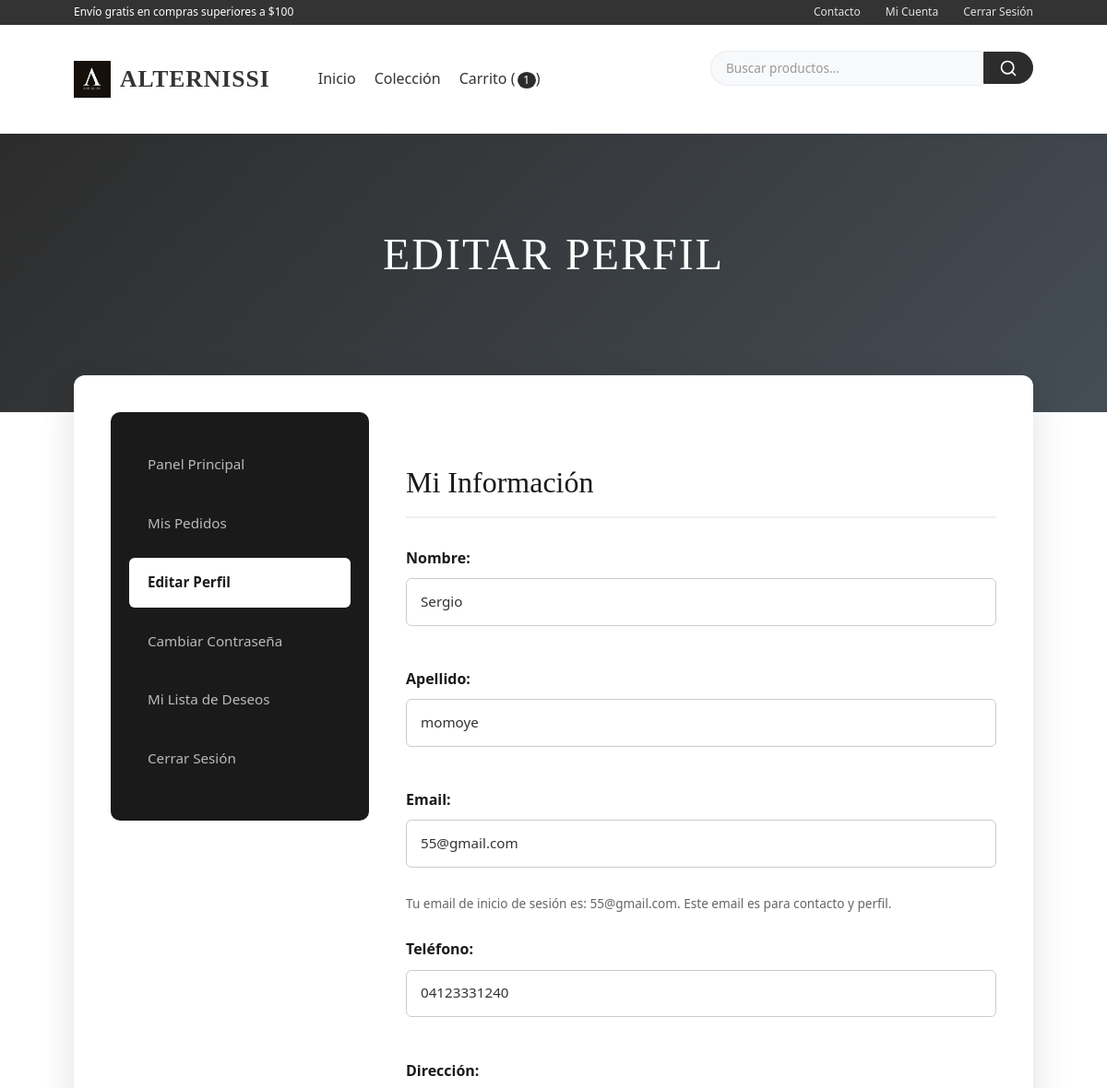
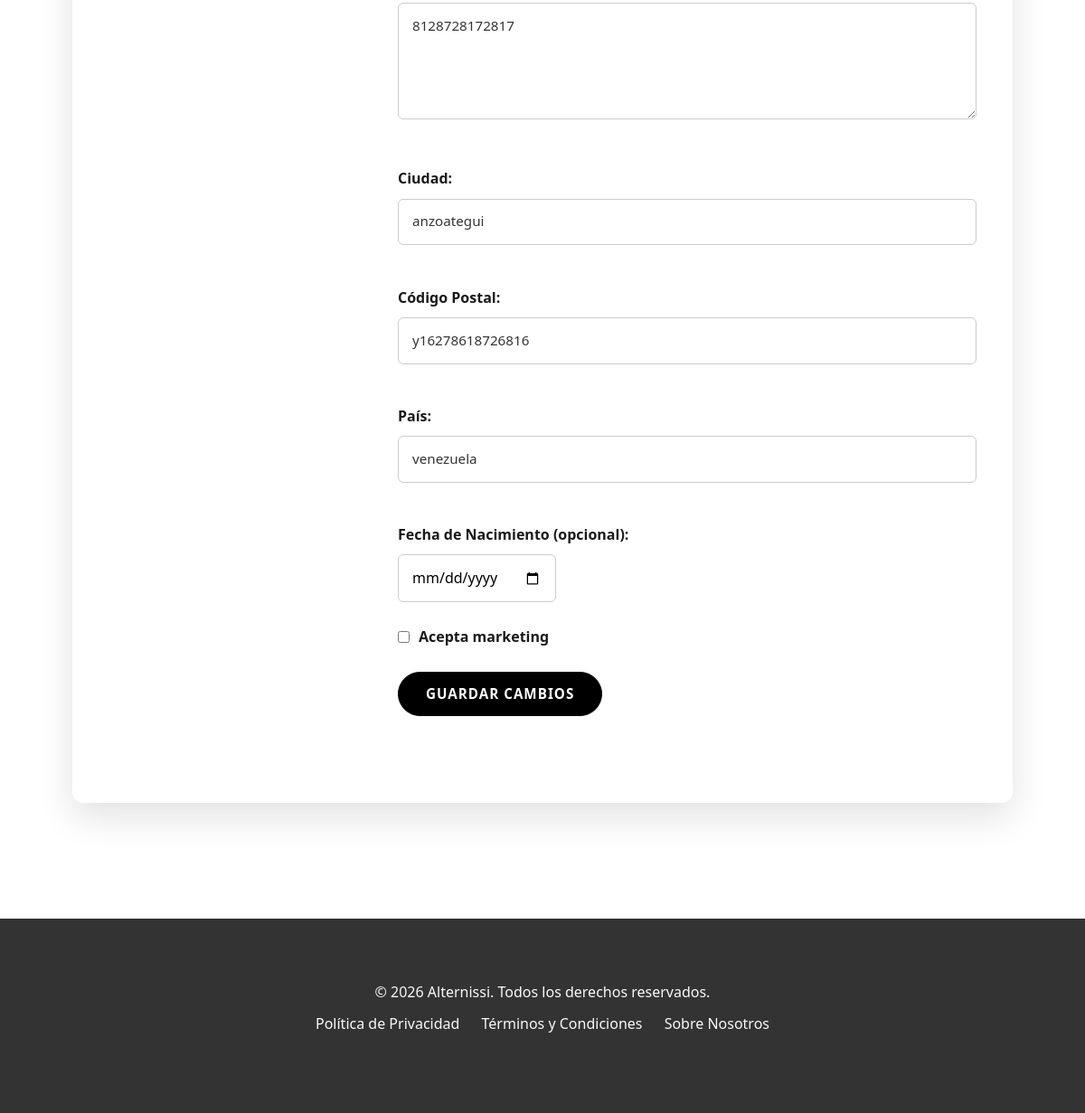
The app's page /cuenta/perfil/ (signed in) with its own data (2 pictures, top to bottom).
### post/models.py (models this page shows, shortened)
class ConfiguracionTienda(models.Model):
    nombre_tienda = models.CharField(max_length=100)
    logo = models.ImageField(upload_to='configuracion/', blank=True, null=True)
    logo_alt_text = models.CharField(max_length=125, blank=True)
    moneda = models.CharField(max_length=10, default='USD')
    simbolo_moneda = models.CharField(max_length=1, default='$')
    impuesto = models.DecimalField(max_digits=5, decimal_places=2, default=0)
    costo_envio = models.DecimalField(max_digits=10, decimal_places=2, default=0)
    minimo_compra_envio_gratis = models.DecimalField(
        max_digits=10,
        decimal_places=2,
        null=True,
        blank=True
    )
    telefono_contacto = models.CharField(max_length=20, blank=True)
    email_contacto = models.EmailField(blank=True)
    direccion = models.TextField(blank=True)
    horario_atencion = models.CharField(max_length=100, blank=True)
    redes_sociales = models.JSONField(default=dict, blank=True)
    politica_privacidad = models.TextField(blank=True)
    terminos_condiciones = models.TextField(blank=True)
    sobre_nosotros = models.TextField(blank=True)
    activo = models.BooleanField(default=True)
    modo_mantenimiento = models.BooleanField(
        default=False,
        help_text="Cuando está activo, solo los superusuarios pueden acceder al sitio."
    )
    mensaje_mantenimiento = models.TextField(blank=True)
    porcentaje_recompensa_pedido = models.DecimalField(
        max_digits=5,
        decimal_places=2,
        default=0,
        help_text="Porcentaje del subtotal del pedido para el cupón de recompensa."
    )
    min_valor_recompensa_pedido = models.DecimalField(
        max_digits=12,
        decimal_places=2,
        default=1.00,
        help_text="Valor mínimo del cupón de recompensa."
    )
    max_valor_recompensa_pedido = models.DecimalField(
        max_digits=12,
        decimal_places=2,
        default=20.00,
        help_text="Valor máximo del cupón de recompensa."
    )
    valor_fijo_recompensa_pedido = models.DecimalField(
        max_digits=12,
        decimal_places=2,
        default=0,
        help_text="Si es mayor que 0, se usará este valor fijo en lugar del porcentaje."
    )
    dias_validez_cupon_recompensa = models.PositiveIntegerField(
        default=30,
        help_text="Días de validez del cupón de recompensa desde su generación."
    )
    class Meta:
        verbose_name = 'configuración de tienda'
        verbose_name_plural = 'configuraciones de tienda'
        constraints = [
            models.CheckConstraint(
                check=Q(impuesto__gte=0),
                name='impuesto_positivo'
            ),
            models.CheckConstraint(
                check=Q(costo_envio__gte=0),
                name='costo_envio_positivo'
            ),
        ]
    @classmethod
    def obtener_configuracion(cls):
        return cls.objects.filter(activo=True).first()

class TimeStampedModel(models.Model):
    creado = models.DateTimeField(auto_now_add=True, db_index=True)
    actualizado = models.DateTimeField(auto_now=True)
    class Meta:
        abstract = True

class Cliente(TimeStampedModel):
    usuario = models.OneToOneField(
        User,
        on_delete=models.CASCADE,
        null=True,
        blank=True,
        related_name='cliente'
    )
    nombre = models.CharField(max_length=100)
    apellido = models.CharField(max_length=100)
    email = models.EmailField(unique=True)
    telefono = models.CharField(max_length=20, blank=True)
    direccion = models.TextField(blank=True)
    ciudad = models.CharField(max_length=100, blank=True)
    codigo_postal = models.CharField(max_length=20, blank=True)
    pais = models.CharField(max_length=100, blank=True)
    fecha_nacimiento = models.DateField(null=True, blank=True)
    acepta_marketing = models.BooleanField(default=False)
    class Meta:
        ordering = ['apellido', 'nombre']
        indexes = [
            models.Index(fields=['apellido', 'nombre']),
            models.Index(fields=['email']),
        ]

### post/views.py (the view, shortened to what this page needs)
# urls.py: path('cuenta/perfil/', views.EditarPerfilClienteView.as_view(), name='editar_perfil_cliente'),
class EditarPerfilClienteView(LoginRequiredMixin, UpdateView):
    model = Cliente
    template_name = 'post/cuenta/editar_perfil.html'    # Corregido
    success_url = reverse_lazy('tienda:cuenta_dashboard') # Ya estaba
    form_class = ClienteForm # Usar ClienteForm
    def get_object(self):
        cliente, created = Cliente.objects.get_or_create(
            usuario=self.request.user,
            defaults={
                'email': self.request.user.email, # Email del modelo Cliente
                'nombre': self.request.user.first_name or '',
                'apellido': self.request.user.last_name or '',
            }
        )
        return cliente
    def get_context_data(self, **kwargs):
        context = super().get_context_data(**kwargs)
        return context

### post/forms.py
class ClienteForm(forms.ModelForm):
    class Meta:
        model = Cliente
        fields = [
            'nombre', 'apellido', 'email', 'telefono', 'direccion', 'ciudad',
            'codigo_postal', 'pais', 'fecha_nacimiento', 'acepta_marketing'
        ]
        widgets = {
            'fecha_nacimiento': forms.DateInput(attrs={'type': 'date'}),
            'direccion': forms.Textarea(attrs={'rows': 4}),
        }

### post/context_processors.py (called while the page is built)
def tienda_config_processor(request):
    config = ConfiguracionTienda.obtener_configuracion()
    moneda_simbolo_global = '$'
    if config and hasattr(config, 'simbolo_moneda') and config.simbolo_moneda:
        moneda_simbolo_global = config.simbolo_moneda
    return {
        'tienda_config': config,
        'moneda_simbolo_global': moneda_simbolo_global
    }

### post/models.py (called while the page is built)
    @property
    def total_items(self):
        return self.items.aggregate(total=Sum('cantidad'))['total'] or 0

    @property
    def subtotal(self):
        return sum(item.subtotal for item in self.items.all())

    def get_total(self, cliente_actual=None): # cliente_actual puede ser self.cliente
        s_total = self.subtotal # Cachear para evitar múltiples llamadas a la property
        descuento_aplicado = 0
        if cliente_actual is None and self.cliente:
            cliente_actual = self.cliente
        if self.cupon and self.cupon.es_valido(cliente=cliente_actual, subtotal=s_total):
            descuento_aplicado = self.cupon.aplicar_descuento(s_total)
        return s_total - descuento_aplicado

    @property
    def descuento_aplicado(self): # Para mostrar en el template, cliente_actual se infiere de self.cliente
        cliente_para_validacion = self.cliente # Puede ser None si es un carrito de sesión
        if self.cupon and self.cupon.es_valido(cliente=cliente_para_validacion, subtotal=self.subtotal):
            return self.cupon.aplicar_descuento(self.subtotal)
        return 0

    @property
    def subtotal(self):
        return self.precio * self.cantidad

### post/templates/post/cuenta/editar_perfil.html (shortened to what this page needs)
{% extends "post/base.html" %}
{% load static %}
{% block header_banner %}
<section class="page-banner">
    <div class="container">
        <h1>Editar Perfil</h1>
    </div>
</section>
{% endblock %}
{% block content %}
<div class="account-container">
    <div class="account-grid">
        {% include "post/cuenta/_sidebar.html" with active_tab="perfil" %}
        <main class="account-content">
            <h2>Mi Información</h2>
            <form method="post" class="profile-form">
                <div class="form-group">
                    <label for="{{ form.nombre.id_for_label }}">Nombre:</label>
                    {{ form.nombre }}
                </div>
                <div class="form-group">
                    <label for="{{ form.apellido.id_for_label }}">Apellido:</label>
                    {{ form.apellido }}
                </div>
                <div class="form-group">
                    <label for="{{ form.email.id_for_label }}">Email:</label>
                    {{ form.email }}
                    <small class="helptext">Tu email de inicio de sesión es: {{ request.user.email }}. Este email es para contacto y perfil.</small>
                </div>
                <div class="form-group">
                    <label for="{{ form.telefono.id_for_label }}">Teléfono:</label>
                    {{ form.telefono }}
                </div>
                <div class="form-group">
                    <label for="{{ form.direccion.id_for_label }}">Dirección:</label>
                    {{ form.direccion }}
                </div>
                <div class="form-group">
                    <label for="{{ form.ciudad.id_for_label }}">Ciudad:</label>
                    {{ form.ciudad }}
                </div>
                <div class="form-group">
                    <label for="{{ form.codigo_postal.id_for_label }}">Código Postal:</label>
                    {{ form.codigo_postal }}
                </div>
                <div class="form-group">
                    <label for="{{ form.pais.id_for_label }}">País:</label>
                    {{ form.pais }}
                </div>
                <div class="form-group">
                    <label for="{{ form.fecha_nacimiento.id_for_label }}">Fecha de Nacimiento (opcional):</label>
                    {{ form.fecha_nacimiento }}
                </div>
                <div class="form-group checkbox-group" style="display: flex; align-items: center; gap: 10px; margin-bottom: 25px;">
                    {{ form.acepta_marketing }}
                    <label for="{{ form.acepta_marketing.id_for_label }}" style="margin-bottom: 0;">{{ form.acepta_marketing.label }}</label>
                </div>
                <button type="submit" class="btn btn-primary">Guardar Cambios</button>
            </form>
        </main>
    </div>
</div>
{% endblock %}

### post/templates/post/base.html (shortened to what this page needs)
{% load static %}
<!DOCTYPE html>
<html lang="es">
<head>
    <link href="https://cdn.jsdelivr.net/npm/bootstrap@5.3.0/dist/css/bootstrap.min.css" rel="stylesheet">
</head>
<body>
    <div class="main-header-wrapper">
        <div class="top-bar">
            <div class="container">
                <div class="top-bar__left">
                    <span>Envío gratis en compras superiores a $100</span>
                </div>
                <div class="top-bar__right">
                    <a href="{% url 'tienda:contacto' %}">Contacto</a>
                    {% if not user.is_authenticated %}
                        <a href="{% url 'tienda:login' %}">Iniciar Sesión</a>
                        <a href="{% url 'tienda:registro' %}">Registrarse</a>
                    {% else %}
                        <a href="{% url 'tienda:cuenta_dashboard' %}">Mi Cuenta</a>
                        <a href="#" onclick="document.getElementById('logout-form').submit(); return false;">Cerrar Sesión</a>
                    {% endif %}
                </div>
            </div>
        </div>
        <header>
            <div class="container">
            <div class="logo">
                <a href="{% url 'tienda:inicio' %}">
                    {% if tienda_config.logo %}
                        <img src="{{ tienda_config.logo.url }}" alt="{{ tienda_config.logo_alt_text|default:tienda_config.nombre_tienda }}" class="logo-img">
                    {% else %}
                        <img src="{% static 'post/images/logo.png' %}" alt="{{ tienda_config.nombre_tienda }}" class="logo-img">
                    {% endif %}
                    <span class="logo-text">{{ tienda_config.nombre_tienda|default:"Alternissi" }}</span>
                </a>
            </div>
            <nav>
                <ul class="nav-links">
                    <li><a href="{% url 'tienda:inicio' %}" {% if request.resolver_match.url_name == 'inicio' %}class="active"{% endif %}>Inicio</a></li>
                    <li><a href="{% url 'tienda:lista_productos' %}" {% if request.resolver_match.url_name == 'lista_productos' %}class="active"{% endif %}>Colección</a></li>
                    <li><a href="{% url 'tienda:ver_carrito' %}" {% if request.resolver_match.url_name == 'ver_carrito' %}class="active"{% endif %}>Carrito (<span id="cart-count">{{ global_cart_items|default:0 }}</span>)</a></li>
                </ul>
            </nav>
            <form action="{% url 'tienda:buscar' %}" method="get" class="search-bar">
                <input type="search" name="q" placeholder="Buscar productos..." value="{{ request.GET.q }}" class="search-bar__input">
                <button type="submit" class="search-bar__button" aria-label="Buscar">
                    <svg xmlns="http://www.w3.org/2000/svg" width="20" height="20" viewBox="0 0 24 24" fill="none" stroke="currentColor" stroke-width="2" stroke-linecap="round" stroke-linejoin="round" class="search-icon"><circle cx="11" cy="11" r="8"></circle><line x1="21" y1="21" x2="16.65" y2="16.65"></line></svg>
                </button>
            </form>
        </div>
        </header>
    </div>
    {% block header_banner %}{% endblock %}
    <main class="container fade-in">
        {% block content_container %}
        <div class="content-wrapper">
            {% block content %}
            {% endblock %}
        </div>
        {% endblock content_container %}
    </main>
    <footer>
        <div class="container">
            <p>&copy; {% now "Y" %} {{ tienda_config.nombre_tienda|default:"Alternissi" }}. Todos los derechos reservados.</p>
            <ul>
                <li><a href="{% url 'tienda:politica_privacidad' %}">Política de Privacidad</a></li>
                <li><a href="{% url 'tienda:terminos_condiciones' %}">Términos y Condiciones</a></li>
                <li><a href="{% url 'tienda:sobre_nosotros' %}">Sobre Nosotros</a></li>
            </ul>
        </div>
    </footer>
</body>
</html>

### post/templates/post/cuenta/_account_styles.html (style rules this page uses)
.page-banner { background: linear-gradient(135deg, #2c2c2c 0%, #454d55 100%); padding: 80px 0 120px; color: #ffffff; text-align: center; position: relative; margin-bottom: 0; }
.page-banner h1 { color: #ffffff !important; margin: 0; font-size: 3rem; font-family: var(--font-secondary); text-transform: uppercase; letter-spacing: 2px; }
.account-container { max-width: 1100px; margin: -60px auto 60px; padding: 40px; background-color: #ffffff; border-radius: 12px; box-shadow: 0 15px 40px rgba(0, 0, 0, 0.12); position: relative; z-index: 1005; }
.account-grid { display: flex; gap: 40px; }
.account-content { flex: 1; color: #333333; }
.account-content h2 { font-size: 2rem; margin-bottom: 30px; color: #1a1a1a; border-bottom: 2px solid #eeeeee; padding-bottom: 15px; }
.form-group { margin-bottom: 25px; }
.form-group label { font-weight: 600; margin-bottom: 8px; display: block; color: #1a1a1a; }
.form-group input, .form-group select, .form-group textarea { border: 1px solid #cccccc !important; border-radius: 6px !important; padding: 12px 15px !important; }
.helptext { display: block; margin-top: 8px; color: #666666; font-size: 0.85rem; }
.btn-primary { background-color: #000000 !important; border-color: #000000 !important; color: #ffffff !important; padding: 12px 30px !important; border-radius: 50px !important; font-weight: 700 !important; text-transform: uppercase !important; letter-spacing: 1px !important; transition: all 0.3s ease !important; }

### records on screen
ConfiguracionTienda: nombre_tienda "ALTERNISSI", nombre_tienda "Alternissi"
Cliente: nombre "Sergio", apellido "momoye", email "55@gmail.com", telefono "04123331240", direccion "8128728172817", ciudad "anzoategui", codigo_postal "y16278618726816", pais "venezuela"

### other values on screen
{{ global_cart_items|default:0 }} "1"
{{ request.user.email }} "55@gmail.com"
